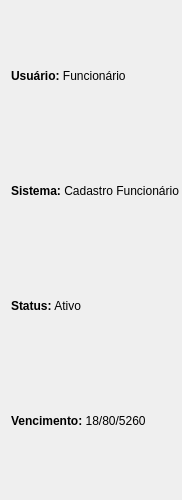
            <widget class="QWidget" name="page_2">
             <property name="geometry">
              <rect>
               <x>0</x>
               <y>0</y>
               <width>182</width>
               <height>500</height>
              </rect>
             </property>
             <property name="cursor">
              <cursorShape>ArrowCursor</cursorShape>
             </property>
             <attribute name="label">
              <string>SISTEMA</string>
             </attribute>
             <layout class="QVBoxLayout" name="verticalLayout_13">
              <property name="spacing">
               <number>0</number>
              </property>
              <property name="rightMargin">
               <number>0</number>
              </property>
              <item>
               <widget class="QLabel" name="label_4">
                <property name="minimumSize">
                 <size>
                  <width>85</width>
                  <height>50</height>
                 </size>
                </property>
                <property name="maximumSize">
                 <size>
                  <width>170</width>
                  <height>100</height>
                 </size>
                </property>
                <property name="text">
                 <string>&lt;html&gt;&lt;head/&gt;&lt;body&gt;&lt;p&gt;&lt;span style=&quot; font-weight:600;&quot;&gt;Usuário: &lt;/span&gt;Funcionário&lt;/p&gt;&lt;/body&gt;&lt;/html&gt;</string>
                </property>
               </widget>
              </item>
              <item>
               <widget class="QLabel" name="label_5">
                <property name="minimumSize">
                 <size>
                  <width>85</width>
                  <height>50</height>
                 </size>
                </property>
                <property name="maximumSize">
                 <size>
                  <width>170</width>
                  <height>100</height>
                 </size>
                </property>
                <property name="text">
                 <string>&lt;html&gt;&lt;head/&gt;&lt;body&gt;&lt;p&gt;&lt;span style=&quot; font-weight:600;&quot;&gt;Sistema:&lt;/span&gt; Cadastro Funcionário&lt;/p&gt;&lt;/body&gt;&lt;/html&gt;</string>
                </property>
               </widget>
              </item>
              <item>
               <widget class="QLabel" name="label_12">
                <property name="minimumSize">
                 <size>
                  <width>0</width>
                  <height>50</height>
                 </size>
                </property>
                <property name="maximumSize">
                 <size>
                  <width>16777215</width>
                  <height>100</height>
                 </size>
                </property>
                <property name="text">
                 <string>&lt;html&gt;&lt;head/&gt;&lt;body&gt;&lt;p&gt;&lt;span style=&quot; font-weight:600;&quot;&gt;Status:&lt;/span&gt; Ativo &lt;/p&gt;&lt;/body&gt;&lt;/html&gt;</string>
                </property>
               </widget>
              </item>
              <item>
               <widget class="QLabel" name="label_13">
                <property name="minimumSize">
                 <size>
                  <width>0</width>
                  <height>50</height>
                 </size>
                </property>
                <property name="maximumSize">
                 <size>
                  <width>16777215</width>
                  <height>100</height>
                 </size>
                </property>
                <property name="text">
                 <string>&lt;html&gt;&lt;head/&gt;&lt;body&gt;&lt;p&gt;&lt;span style=&quot; font-weight:600;&quot;&gt;Vencimento:&lt;/span&gt; 18/80/5260&lt;/p&gt;&lt;/body&gt;&lt;/html&gt;</string>
                </property>
               </widget>
              </item>
             </layout>
            </widget>
